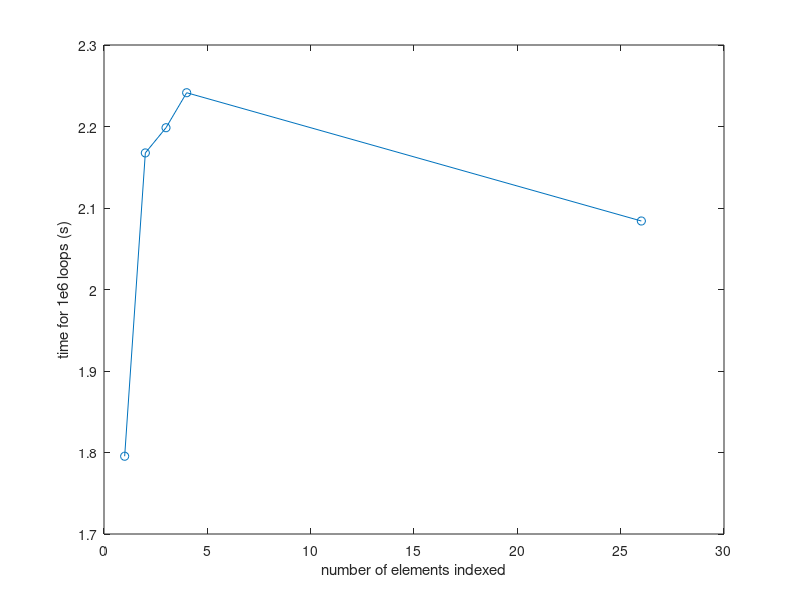

This figure's MATLAB source:

BV = zeros(10000, 10000);
ne = numel(BV);
rv = randi(ne, 26, 1);


ai = rv(1);
tic
for i = 1:1e6
    aidx = BV(ai);
end
a = toc;


bi = rv(1:2);
tic
for i = 1:1e6
    bidx = BV(bi);
end
b = toc;


ci = rv(1:3);
tic
for i = 1:1e6
    cidx = BV(ci);
end
c = toc;


di = rv(1:4);
tic
for i = 1:1e6
    didx = BV(di);
end
d = toc;


zi = rv(1:26);
tic
for i = 1:1e6
    zidx = BV(zi);
end
z = toc;



figure()
plot([1:4, 26], [a, b, c, d, z], 'o-')
xlabel('number of elements indexed')
ylabel('time for 1e6 loops (s)')


